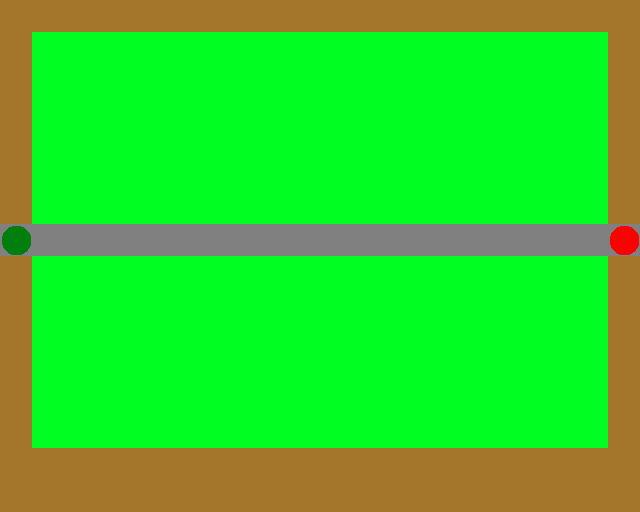

The image is a tile-based game level rendered from a .tmx file. Its description and source (layers, tilesets, objects; grid data summarised) follow:
An orthogonal 20x16 tile map with 32x32 px tiles, 2 tile layers (background, waypoints).

<map version="1.0" orientation="orthogonal" width="20" height="16" tilewidth="32" tileheight="32">
 <tileset firstgid="1" name="tilesheet" tilewidth="32" tileheight="32">
  <image source="../../tilesheet.png" width="256" height="320" />
  <tile id="0">
   <properties>
    <property name="type" value="buildable" />
   </properties>
  </tile>
  <tile id="1">
   <properties>
    <property name="type" value="path" />
   </properties>
  </tile>
  <tile id="2">
   <properties>
    <property name="end" value="false" />
    <property name="start" value="true" />
    <property name="waypoint" value="true" />
   </properties>
  </tile>
  <tile id="3">
   <properties>
    <property name="end" value="true" />
    <property name="start" value="false" />
    <property name="waypoint" value="true" />
   </properties>
  </tile>
  <tile id="4">
   <properties>
    <property name="type" value="boundry" />
   </properties>
  </tile>
 </tileset>
 <layer name="background" width="20" height="16">
  <data>[320 cells, 320 non-empty, 3 distinct tile ids]</data>
 </layer>
 <layer name="waypoints" width="20" height="16">
  <data>[320 cells, 2 non-empty, 2 distinct tile ids]</data>
 </layer>
</map>
